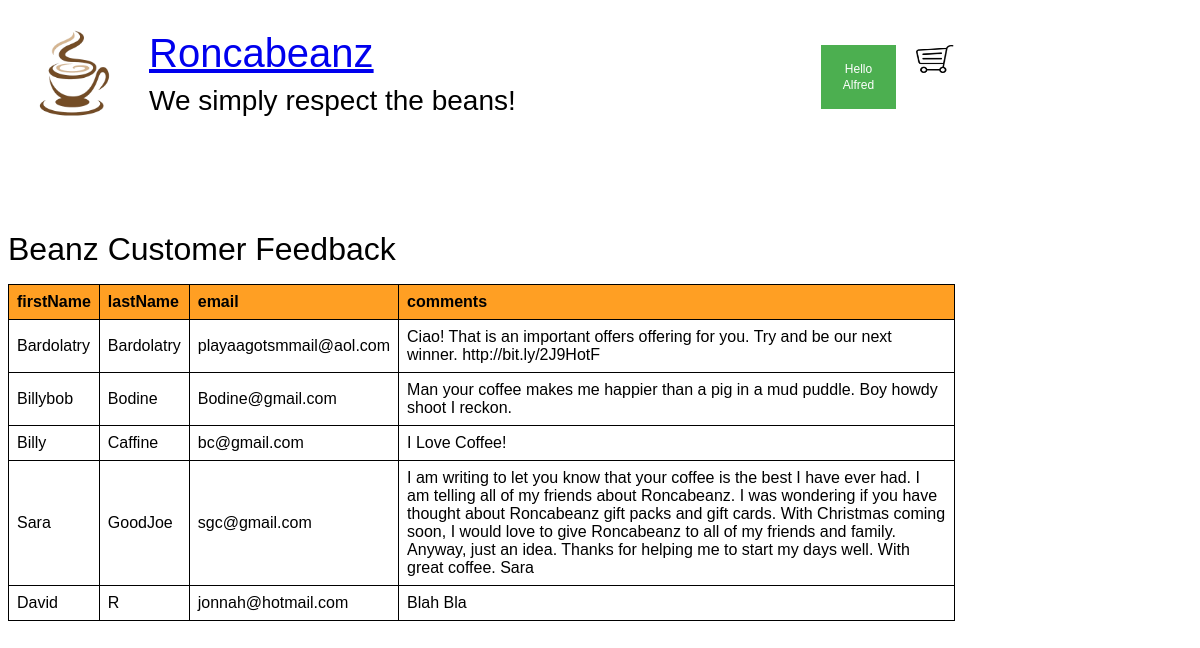
The page /ManageFeedback.php (signed in) on the database its author committed.
### tables this page shows
CREATE TABLE `CustomerContactRequests` (
  `firstName` varchar(50) NOT NULL,
  `lastName` varchar(50) NOT NULL,
  `email` varchar(80) NOT NULL,
  `comments` varchar(1024) NOT NULL
);

### lib/DBHelper.php (called while the page is built, shortened)
<?php
class DBHelper
{
    private  $mySqliCon = null;
    public function __construct()
    {
        $conn = new mysqli(DB_HOST, DB_USER, DB_PASS, DB_NAME) or die("Connect failed: %s\n" . $conn->error);
        $this->mySqliCon = $conn;
    }
    public function close()
    {
        if($this->mySqliCon != null)
        {
            $this->mySqliCon = null;
        }
    }
    function query($query)
    {
        $result = $this->mySqliCon->query($query);
        return$result;
    }
}

### ManageFeedback.php (the view, shortened to what this page needs)
<?php
include_once 'lib/DBHelper.php';
$dbh = new DBHelper();
?>
<html>
 <head>
    <link rel="stylesheet" href="roncabeanz_style.css" type="text/css" />
    <link href="css/Header.css" rel="stylesheet" type="text/css">
 </head>
 <body>
 <div class="container">
     <?php include 'Header.php'; ?>
 </div>
 <div class="row"></div>
 <h1>Beanz Customer Feedback</h1>
<?php
$query = "SELECT firstName, lastName, email, comments FROM CustomerContactRequests WHERE 1 ORDER BY lastname, firstName";
$result = $dbh->query($query);
$num_fields = mysqli_num_fields($result);
$fields = mysqli_fetch_fields($result);
?>
<table>
		<tr>
			<?php for ($i = 0; $i < $num_fields; $i++){ ?>
					<th><?php echo $fields[$i]->name;?></th>
			<?php } ?>
		</tr>
<?php while ($row = mysqli_fetch_array($result)) {?>
		<tr>
		<?php for ($i = 0; $i < $num_fields; $i++){?>
		<td><?php echo $row[$fields[$i]->name] ?></td>
		<?php } ?> </tr>
<?php } ?>
</table>
</body>
</html>

### css/roncabeanz_style.css (style rules this page uses)
h1, h2, h3, h4 { color: black; font-weight: normal; line-height: 1.1em; margin: 0 0 .5em 0; }
table, th, td { border: 1px solid black; }
th { background: #ff9f23; }
td { background: white; }

### css/Header.css (style rules this page uses)
body { font-family: Arial, Helvetica, sans-serif; }
* { box-sizing: border-box; }
.row:after { content: ""; display: table; clear: both; height: 10%; }
.container { zoom: 1; }
.container:before, .container:after { content: ""; display: table; }
.container:after { clear: both; }
.container { padding: 16px; }

### ManageFeedback.php (style rules this page uses)
table { font-family: arial, sans-serif; border-collapse: collapse; width: 80%; }
td, th { border: 1px solid #dddddd; text-align: left; padding: 8px; }
tr:nth-child(even) { background-color: #dddddd; }

### rows shown on the page
customercontactrequests: firstName "Bardolatry", lastName "Bardolatry", email "playaagotsmmail@aol.com", comments "Ciao! That is an important offers offering for you. Try and be our next winner. http://bit.ly/2J9HotF"
customercontactrequests: firstName "Billybob", lastName "Bodine", email "Bodine@gmail.com", comments "Man your coffee makes me happier than a pig in a mud puddle. Boy howdy shoot I reckon."
customercontactrequests: firstName "Billy", lastName "Caffine", email "bc@gmail.com", comments "I Love Coffee!"
customercontactrequests: firstName "Sara", lastName "GoodJoe", email "sgc@gmail.com", comments "I am writing to let you know that your coffee is the best I have ever had. I am telling all of my friends about Roncabeanz. I was wondering if you have thought about Roncabeanz gift packs and gift cards. With Christmas coming soon, I would love to give Roncabeanz to all of my friends and family. Anyway, just an idea. Thanks for helping me to start my days well. With great coffee. Sara"
customercontactrequests: firstName "David", lastName "R", email "jonnah@hotmail.com", comments "Blah Bla"

### other values the page prints
$userName "Alfred"
$fields[$i]->name "firstName"
$fields[$i]->name "lastName"
$fields[$i]->name "email"
$fields[$i]->name "comments"
